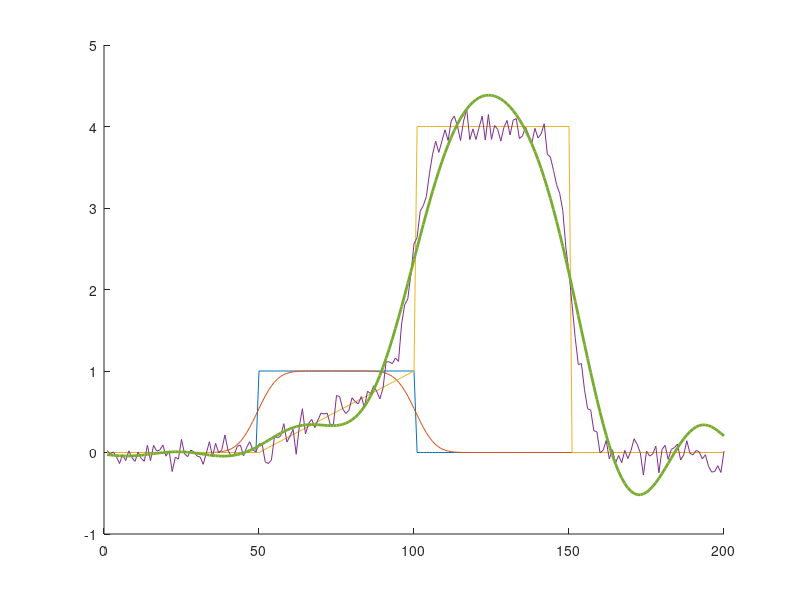

Write MATLAB code to recreate this figure.
n = 200;
h = 20;
gamma = 5;

d = zeros(2*h+1,1);
for k = 1:2*h+1
    d(k) = exp(-(k-h-1)^2/(2*gamma^2));
end
d = d ./ sum(d);

disp(mean(d));
%plot(d);
%plot(d(h+1:end));

A = toeplitz([d(h+1:end); zeros(n-h-1,1)]);

if mod(n, 2) == 0
    disp(sum(diag(A)) + sum(diag(flip(A))));
else
    disp(sum(diag(A)) + sum(diag(flip(A))) - A((n+1)/2,(n+1)/2));
end

x = [zeros(49,1); ones(51,1); zeros(100,1)];
y = A*x;
hold on
plot(x);
plot(y);
hold off

disp(norm(x - y));


x4 = [zeros(49,1); linspace(0,1,51)'; 4*ones(50,1); zeros(50,1)];
rng(1000); w = 0.1*randn(n,1);
y4 = A*x4 + w;



r = 10;
[U, S, V] = svd(A);
x_reg = V(:,1:r) * inv(S(1:r,1:r)) * U(:,1:r)' * y4;

hold on
plot(x4);
plot(y4);
plot(x_reg,'LineWidth',2);
hold off

disp(norm(x4 - x_reg));